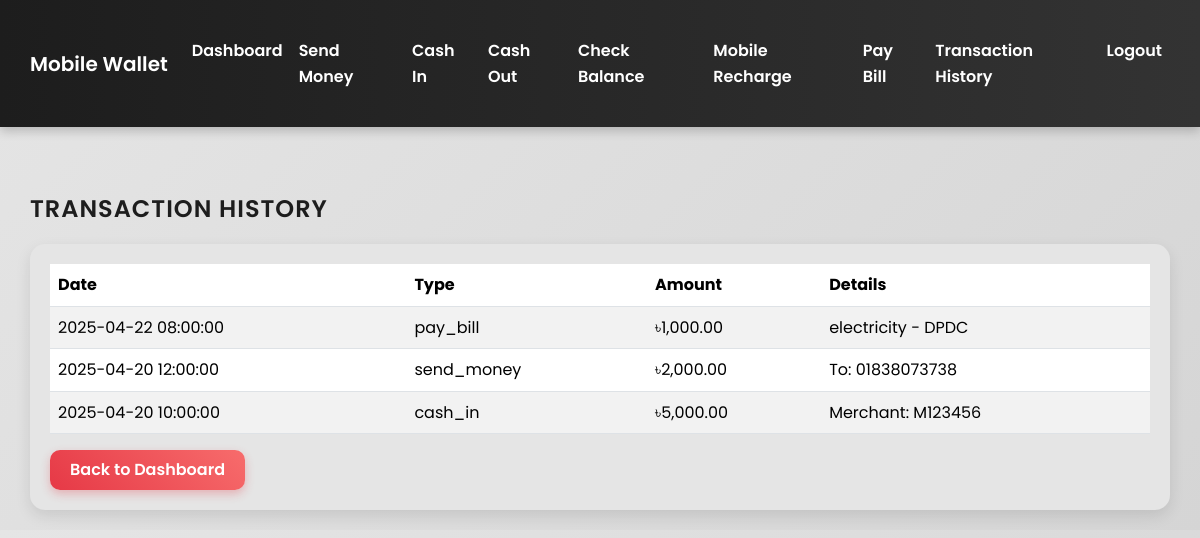
/transaction_history.php (signed in), run on the app's committed database.
### tables this page shows
CREATE TABLE transactions (
    id INT AUTO_INCREMENT PRIMARY KEY,
    user_id INT NOT NULL,
    type ENUM('send_money', 'receive_money', 'cash_in', 'cash_out', 'mobile_recharge', 'pay_bill') NOT NULL,
    amount DECIMAL(10,2) NOT NULL,
    recipient_phone VARCHAR(11),
    merchant_number VARCHAR(50),
    phone VARCHAR(11),
    bill_type VARCHAR(50),
    provider VARCHAR(100),
    account_number VARCHAR(100),
    sender_phone VARCHAR(11),
    created_at DATETIME NOT NULL,
    FOREIGN KEY (user_id) REFERENCES users(id)
);

### php/db_singleton.php (called while the page is built, shortened)
<?php
class Database {
    private static $instance = null;
    private $connection;
    private function __construct() {
        $this->connection = new mysqli(DB_HOST, DB_USER, DB_PASS, DB_NAME);
    }
    public static function getInstance() {
        if (self::$instance === null) {
            self::$instance = new Database();
        }
        return self::$instance;
    }
    public function getConnection() {
        return $this->connection;
    }
}
?>

### php/transactions.php (called while the page is built, shortened)
<?php
require_once 'db_singleton.php';
class TransactionManager {
    private $db;
    public function __construct() {
        $this->db = Database::getInstance()->getConnection();
    }
    public function getTransactionHistory(int $user_id): array {
        $stmt = $this->db->prepare("
            SELECT t.*, u.phone AS sender_phone
            FROM transactions t
            LEFT JOIN users u ON t.user_id = u.id
            WHERE t.user_id = ?
            ORDER BY t.created_at DESC
        ");
        $stmt->bind_param("i", $user_id);
        $stmt->execute();
        $result = $stmt->get_result();
        return $result->fetch_all(MYSQLI_ASSOC);
    }
}
?>

### transaction_history.php (the view, shortened to what this page needs)
<?php
require_once 'php/transactions.php';
$transactionManager = new TransactionManager();
$transactions = $transactionManager->getTransactionHistory($_SESSION['user_id']);
?>
<!DOCTYPE html>
<html lang="en">
<head>
    <link href="https://cdn.jsdelivr.net/npm/bootstrap@5.3.3/dist/css/bootstrap.min.css" rel="stylesheet">
    <link rel="stylesheet" href="css/styles.css">
</head>
<body>
    <nav class="navbar navbar-expand-lg">
        <div class="container">
            <a class="navbar-brand" href="#">Mobile Wallet</a>
            <div class="collapse navbar-collapse" id="navbarNav">
                <div class="navbar-nav ms-auto">
                    <a class="nav-link <?php echo basename($_SERVER['PHP_SELF']) == 'dashboard.php' ? 'active' : ''; ?>" href="dashboard.php">Dashboard</a>
                    <a class="nav-link <?php echo basename($_SERVER['PHP_SELF']) == 'send_money.php' ? 'active' : ''; ?>" href="send_money.php">Send Money</a>
                    <a class="nav-link <?php echo basename($_SERVER['PHP_SELF']) == 'cash_in.php' ? 'active' : ''; ?>" href="cash_in.php">Cash In</a>
                    <a class="nav-link <?php echo basename($_SERVER['PHP_SELF']) == 'cash_out.php' ? 'active' : ''; ?>" href="cash_out.php">Cash Out</a>
                    <a class="nav-link <?php echo basename($_SERVER['PHP_SELF']) == 'check_balance.php' ? 'active' : ''; ?>" href="check_balance.php">Check Balance</a>
                    <a class="nav-link <?php echo basename($_SERVER['PHP_SELF']) == 'mobile_recharge.php' ? 'active' : ''; ?>" href="mobile_recharge.php">Mobile Recharge</a>
                    <a class="nav-link <?php echo basename($_SERVER['PHP_SELF']) == 'pay_bill.php' ? 'active' : ''; ?>" href="pay_bill.php">Pay Bill</a>
                    <a class="nav-link <?php echo basename($_SERVER['PHP_SELF']) == 'transaction_history.php' ? 'active' : ''; ?>" href="transaction_history.php">Transaction History</a>
                    <a class="nav-link" href="php/auth.php?logout=1">Logout</a>
                </div>
            </div>
        </div>
    </nav>
    <div class="container mt-5">
        <h2>Transaction History</h2>
        <div class="card">
            <div class="card-body">
                <?php if (empty($transactions)): ?>
                    <p>No transactions found.</p>
                <?php else: ?>
                    <table class="table table-striped">
                        <thead>
                            <tr>
                                <th>Date</th>
                                <th>Type</th>
                                <th>Amount</th>
                                <th>Details</th>
                            </tr>
                        </thead>
                        <tbody>
                            <?php foreach ($transactions as $transaction): ?>
                                <tr>
                                    <td><?php echo htmlspecialchars($transaction['created_at']); ?></td>
                                    <td><?php echo htmlspecialchars($transaction['type']); ?></td>
                                    <td>৳<?php echo number_format($transaction['amount'], 2); ?></td>
                                    <td>
                                        <?php
                                        if ($transaction['type'] == 'send_money') {
                                            echo "To: " . htmlspecialchars($transaction['recipient_phone']);
                                        } elseif ($transaction['type'] == 'receive_money') {
                                            echo "From: " . htmlspecialchars($transaction['sender_phone'] ?? 'Unknown');
                                        } elseif ($transaction['type'] == 'cash_in' || $transaction['type'] == 'cash_out') {
                                            echo "Merchant: " . htmlspecialchars($transaction['merchant_number']);
                                        } elseif ($transaction['type'] == 'mobile_recharge') {
                                            echo "Phone: " . htmlspecialchars($transaction['phone']);
                                        } elseif ($transaction['type'] == 'pay_bill') {
                                            echo htmlspecialchars($transaction['bill_type']) . " - " . htmlspecialchars($transaction['provider']);
                                        }
                                        ?>
                                    </td>
                                </tr>
                            <?php endforeach; ?>
                        </tbody>
                    </table>
                <?php endif; ?>
                <a href="dashboard.php" class="btn btn-primary">Back to Dashboard</a>
            </div>
        </div>
    </div>
</body>
</html>

### css/styles.css (style rules this page uses)
body { background: linear-gradient(135deg, #E5E5E5 0%, #D5D5D5 100%); color: #1D1D1D; font-family: 'Poppins', sans-serif; font-size: 16px; line-height: 1.6; }
.navbar { background: linear-gradient(90deg, #1D1D1D 0%, #333333 100%) !important; box-shadow: 0 4px 10px rgba(0, 0, 0, 0.2); padding: 10px 0; }
.navbar-brand, .navbar-nav .nav-link { color: #FFFFFF !important; font-weight: 600; transition: color 0.3s ease, transform 0.3s ease; }
.container { padding: 20px 0; }
h2 { color: #1D1D1D !important; font-weight: 600; font-size: 1.5rem; margin-bottom: 20px; text-transform: uppercase; letter-spacing: 1px; }
.card { background-color: #E5E5E5; border: none !important; border-radius: 15px; box-shadow: 0 6px 15px rgba(0, 0, 0, 0.1); transition: transform 0.3s ease, box-shadow 0.3s ease; }
.card-body { padding: 20px !important; }
.btn-primary { background: linear-gradient(45deg, #E63946 0%, #F76C6C 100%) !important; border: none !important; border-radius: 10px; color: #FFFFFF !important; font-weight: 600; padding: 8px 20px; box-shadow: 0 4px 10px rgba(230, 57, 70, 0.3); transition: transform 0.3s ease, box-shadow 0.3s ease; }
* { transition: all 0.3s ease; }

### data on the page
transactions: created_at "2025-04-22 08:00:00", type "pay_bill", amount "1,000.00", bill_type "electricity", provider "DPDC"
transactions: created_at "2025-04-20 12:00:00", type "send_money", amount "2,000.00", recipient_phone "01838073738"
transactions: created_at "2025-04-20 10:00:00", type "cash_in", amount "5,000.00", merchant_number "M123456"
